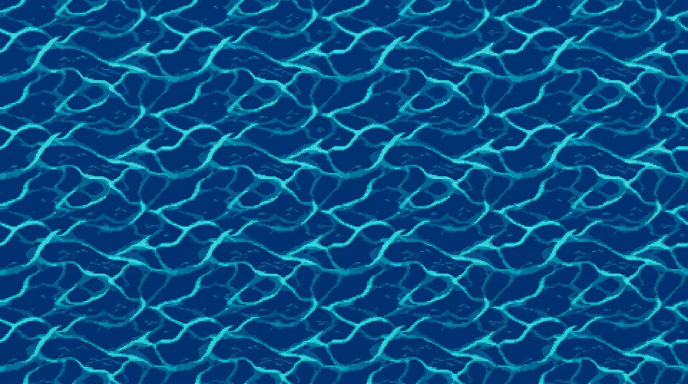
#> input picture source/plage_animee_v2/generation/brut_mer.png, 1376 x 768 px (shown at 1/2 size)
$ python build.py
#> lines starting #> are read from the running program, lines starting #| are printed output that depends on the picture
"""Plage animee V2 — textures generees par couche + eau en palette cycling.

Entrees :
- 3 textures plein cadre generees (mer, sable, roche), style guide par V1.
- Masques V1 (byte-exacts) pour garder le layout valide et des rives nettes.
- Ecume V1 (geometrie) + vide V1 (byte-identique).

Eau : 1 image indexee (rampe unique de 16, derivee de la texture generee)
+ 16 tables de couleurs en rotation (+1/phase) -> 16 frames, silhouette
inchangee, boucle exacte. Derive vers les rives (x cotes, y bassin nord).
Ecume : 4 niveaux + 16 tables (scintillement), meme horloge. Cycling NOUVEAU
inspire du canon (direction vers les rives), PAS des frames officielles.
"""
from pathlib import Path
import base64
import hashlib
import io
import json
import math
import zipfile
import xml.etree.ElementTree as ET

import numpy as np
from PIL import Image
from scipy import ndimage

R = Path(__file__).resolve().parents[2]
SRC = Path(__file__).resolve().parent
O = R / "renders/plage_animee_v2"
V1 = R / "renders/plage_arene_generee_v1"
W, H = 456, 480
F, MS = 16, 60  # 16 phases x 60 ms = 0,96 s (rotation +1/phase sur 16)

STATICS = [
    ("02_sable", "Sable de l'arene (texture V2)", "brut_sable.png"),
    ("03_falaises", "Falaises rouges (texture V2)", "brut_roche.png"),
    ("05_rochers", "Rochers (texture V2)", "brut_roche.png"),
    ("06_vide", "Vide hors terrain (V1)", None),
]


def sha256(p: Path) -> str:
    return hashlib.sha256(p.read_bytes()).hexdigest()


def normaliser(brut: Image.Image) -> np.ndarray:
    s = max(W / brut.width, H / brut.height)
#> s = 0.625
    tmp = brut.resize((round(brut.width * s), round(brut.height * s)), Image.Resampling.LANCZOS)
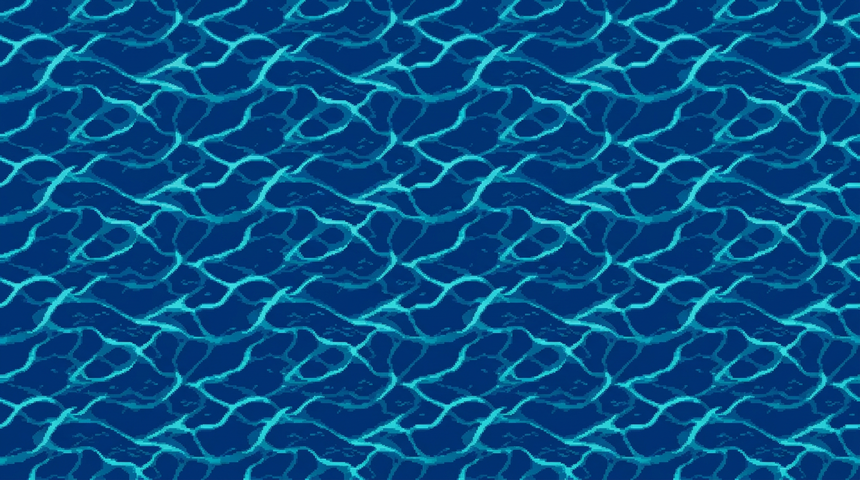
#> tmp: PIL image 860x480 RGB; mean R, G, B 6.5, 78.1, 132.3
    x0 = (tmp.width - W) // 2
#> x0 = 202
    y0 = (tmp.height - H) // 2
#> y0 = 0
    return np.array(tmp.crop((x0, y0, x0 + W, y0 + H))).astype(float)
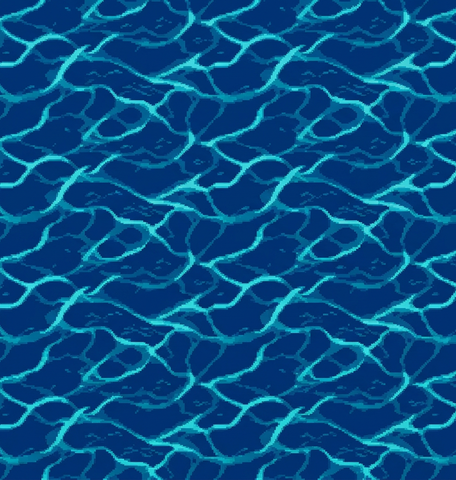
#> returned value: shape (480, 456, 3) float64; mean of channels 0, 1, 2 6.5, 78.1, 132.2; drawn as R, G, B


def masque_v1(lid: str) -> np.ndarray:
    with Image.open(V1 / "couches" / f"PlageAreneV1_{lid}.png") as im:
        return np.array(im.convert("RGBA"))[:, :, 3] > 0


def construire():
    (O / "couches").mkdir(parents=True, exist_ok=True)
    (O / "eau" / "mer").mkdir(parents=True, exist_ok=True)
    (O / "eau" / "ecume").mkdir(parents=True, exist_ok=True)
    (O / "scene").mkdir(parents=True, exist_ok=True)
    (O / "review").mkdir(parents=True, exist_ok=True)

    tex_mer = normaliser(Image.open(SRC / "generation/brut_mer.png").convert("RGB"))
#> (the run stopped early here; a loop or call above may not have finished)
